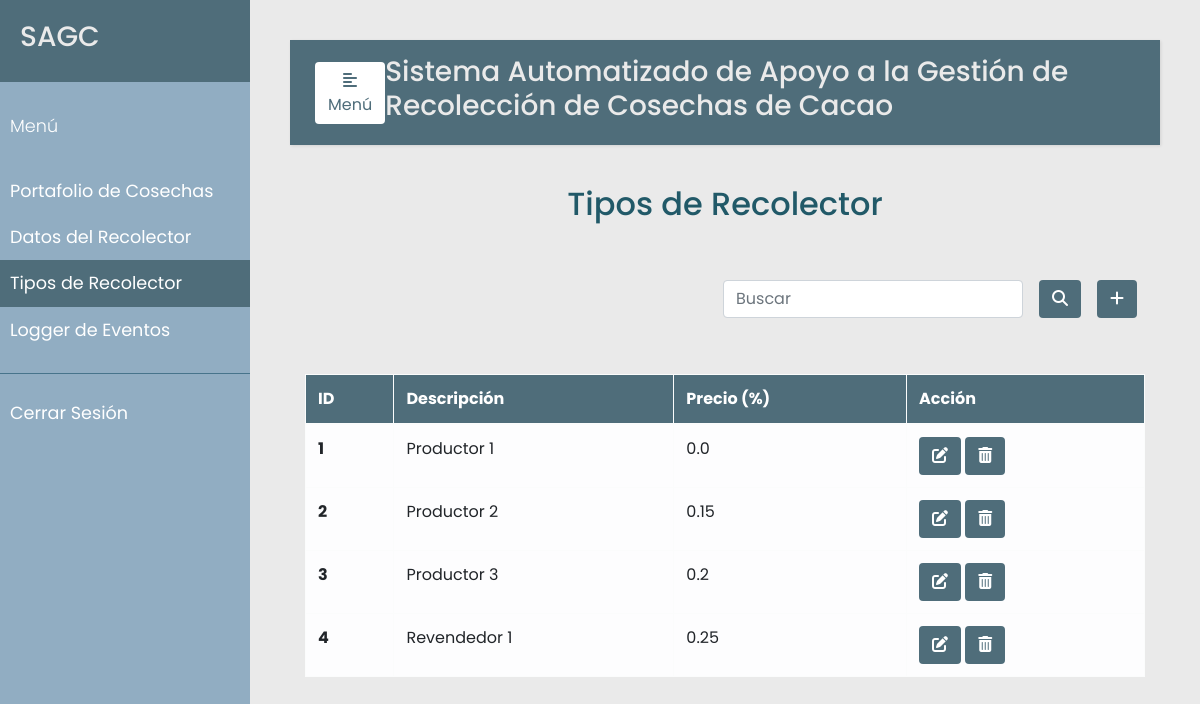
/tipo_recolector (signed in), run on an earlier commit of the app's database.
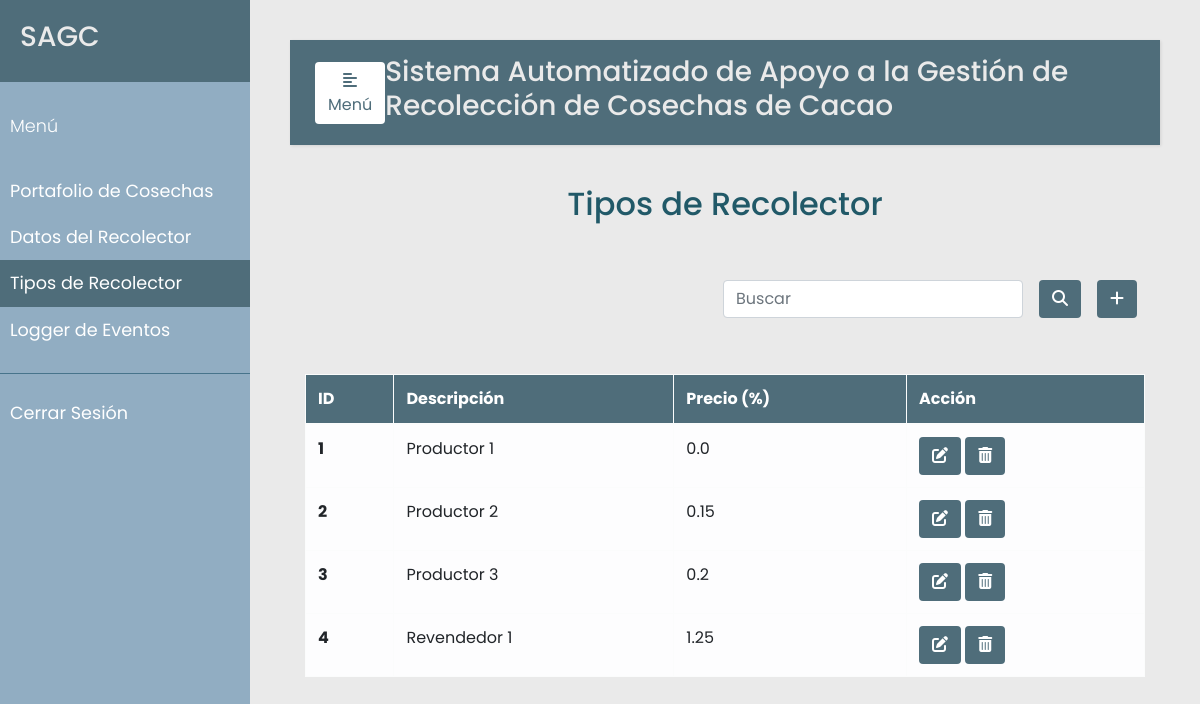
And on a later commit of the database.
### src/models.py (models this page shows, shortened)
class TipoRecolector(db.Model):
    __tablename__ = 'tipo_prod'
    id = db.Column(db.Integer, primary_key=True)
    descripcion = db.Column(db.String(120), nullable=False, unique=True)
    precio = db.Column(db.Float, nullable=False)
    producer = db.relationship('Recolector', backref='tipo_recolector', lazy=True)

### src/tipo_recolector.py (the view, shortened to what this page needs)
@app.route('/tipo_recolector', methods=['GET', 'POST'])
@login_required
@analyst_only
def tipo_recolector():
    error=None
    tipo_prod = TipoRecolector.query.all()
    return render_template("tipo_recolector.html", error=error, tipo_prod=tipo_prod)

### src/decoradores.py (called while the page is built)
def login_required(f):
    @wraps(f)
    def wrap(*args, **kwargs):
        if 'logged_in' in session:
            return f(*args, **kwargs)
        else:
            flash('Necesitas iniciar sesión primero')
            return redirect(url_for('login'))
    return wrap

def analyst_only(f):
    @wraps(f)
    def wrap(*args, **kwargs):
        if 'rol_analyst' in session and session['rol_analyst'] == True:
            return f(*args, **kwargs)
        else:
            flash("Debes ser Analista de Ventas para acceder 'Datos del Recolector y Tipos de Recolector'.")
            return redirect(url_for('perfiles'))
    return wrap

### templates/tipo_recolector.html (shortened to what this page needs)
{% extends "base.html" %}
{% set active_page = "tipo_recolector" %}
{% block content %}
    <div class="container h-100">
        <p class="text-center h2 fw-bold mb-5 mx-1 mx-md-4 mt-4">Tipos de Recolector</p>
        <div class="d-flex flex-row-reverse bd-highlight">
            <div class="p-2 bd-highlight">
              <button type="button" class="btn" style="color:#fff; background-color:#4F6D7A;" data-toggle="modal" data-target="#exampleModalLong">
                <i class="fa-solid fa-plus"></i>
              </button>
            </div>
            <div class="p-2 bd-highlight" style="display:flex; align-content: flex-end;">
              <form action='/tipo_recolector/search' method="post" class="form-inline" style="justify-content: flex-end">
                <input class="form-control mr-3 w-75" type="text" placeholder="Buscar" aria-label="Buscar" name="search_tipo_recolector">
                <button type="submit" id="search_tipo_recolector" name="action-type" value="search" class="btn" style="color:#fff; background-color:#4F6D7A;">
                  <i class="fas fa-search" aria-hidden="true"></i>
                </button>
              </form>
            </div>
        </div>
        <br/>
        <br>
        <table class="table table-bordered table-light table-hover">
          <thead>
            <tr>
              <th scope="col">ID</th>
              <th scope="col">Descripción</th>
              <th scope="col">Precio (%)</th>
              <th scope="col">Acción</th>
            </tr>
          </thead>
          <tbody>
            {% for u in tipo_prod %}
            <tr>
              <th scope="row">{{u.id}}</th>
              <td>{{u.descripcion}}</td>
              <td>{{u.precio}}</td>
              <td>
                <button type="button" class="btn action" data-toggle="modal" data-target="#edit-modal-{{u.id}}">
                  <i class="fas fa-edit"></i>
                </button>
                <button type="button" class="btn action" data-toggle="modal" data-target="#delete-modal-{{u.id}}">
                  <i class="fas fa-trash-alt"></i>
                </button>
              </td>
            </tr>
            {% endfor %}
          </tbody>
        </table>
    </div>
{% endblock %}

What changed in the data, as far as the page shows it:
changed TipoRecolector "Revendedor 1": precio "0.25" → "1.25"
